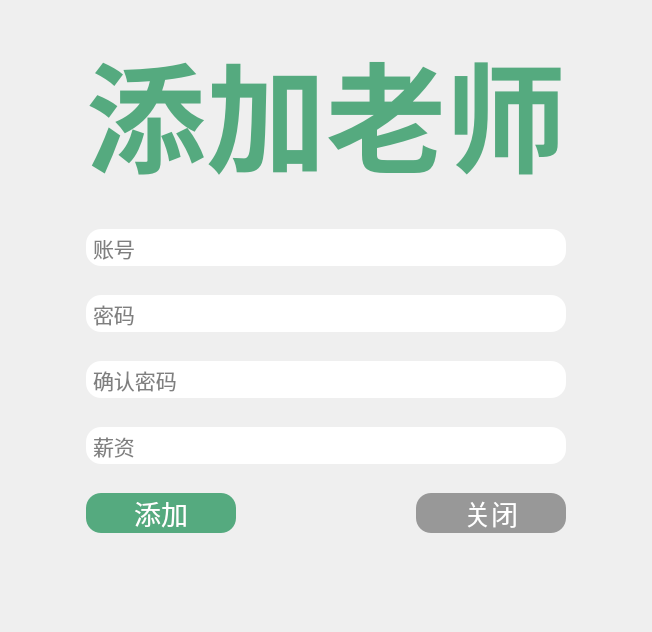
             <widget class="QWidget" name="page_6">
              <layout class="QHBoxLayout" name="horizontalLayout_23">
               <item>
                <layout class="QVBoxLayout" name="verticalLayout_11">
                 <item>
                  <spacer name="verticalSpacer_11">
                   <property name="orientation">
                    <enum>Qt::Vertical</enum>
                   </property>
                   <property name="sizeHint" stdset="0">
                    <size>
                     <width>630</width>
                     <height>13</height>
                    </size>
                   </property>
                  </spacer>
                 </item>
                 <item>
                  <layout class="QHBoxLayout" name="horizontalLayout_21">
                   <item>
                    <spacer name="horizontalSpacer_12">
                     <property name="orientation">
                      <enum>Qt::Horizontal</enum>
                     </property>
                     <property name="sizeHint" stdset="0">
                      <size>
                       <width>40</width>
                       <height>20</height>
                      </size>
                     </property>
                    </spacer>
                   </item>
                   <item>
                    <layout class="QVBoxLayout" name="verticalLayout_13">
                     <property name="spacing">
                      <number>29</number>
                     </property>
                     <item>
                      <widget class="QLabel" name="label_6">
                       <property name="font">
                        <font>
                         <family>微软雅黑</family>
                         <pointsize>90</pointsize>
                         <bold>true</bold>
                        </font>
                       </property>
                       <property name="styleSheet">
                        <string notr="true">color: rgb(85, 170, 127);</string>
                       </property>
                       <property name="text">
                        <string>添加老师</string>
                       </property>
                       <property name="alignment">
                        <set>Qt::AlignCenter</set>
                       </property>
                      </widget>
                     </item>
                     <item>
                      <widget class="QLineEdit" name="lineEdit_12">
                       <property name="font">
                        <font>
                         <pointsize>16</pointsize>
                        </font>
                       </property>
                       <property name="styleSheet">
                        <string notr="true">border-radius:15px;
padding:5px;
background-color: rgb(255, 255, 255);</string>
                       </property>
                       <property name="readOnly">
                        <bool>false</bool>
                       </property>
                       <property name="placeholderText">
                        <string>账号</string>
                       </property>
                      </widget>
                     </item>
                     <item>
                      <widget class="QLineEdit" name="lineEdit_13">
                       <property name="font">
                        <font>
                         <pointsize>16</pointsize>
                        </font>
                       </property>
                       <property name="styleSheet">
                        <string notr="true">border-radius:15px;
padding:5px;
background-color: rgb(255, 255, 255);</string>
                       </property>
                       <property name="text">
                        <string/>
                       </property>
                       <property name="echoMode">
                        <enum>QLineEdit::Password</enum>
                       </property>
                       <property name="cursorPosition">
                        <number>0</number>
                       </property>
                       <property name="placeholderText">
                        <string>密码</string>
                       </property>
                      </widget>
                     </item>
                     <item>
                      <widget class="QLineEdit" name="lineEdit_14">
                       <property name="font">
                        <font>
                         <pointsize>16</pointsize>
                        </font>
                       </property>
                       <property name="styleSheet">
                        <string notr="true">border-radius:15px;
padding:5px;
background-color: rgb(255, 255, 255);</string>
                       </property>
                       <property name="text">
                        <string/>
                       </property>
                       <property name="echoMode">
                        <enum>QLineEdit::Password</enum>
                       </property>
                       <property name="cursorPosition">
                        <number>0</number>
                       </property>
                       <property name="placeholderText">
                        <string>确认密码</string>
                       </property>
                      </widget>
                     </item>
                     <item>
                      <widget class="QLineEdit" name="lineEdit_15">
                       <property name="font">
                        <font>
                         <pointsize>16</pointsize>
                        </font>
                       </property>
                       <property name="styleSheet">
                        <string notr="true">border-radius:15px;
padding:5px;
background-color: rgb(255, 255, 255);</string>
                       </property>
                       <property name="text">
                        <string/>
                       </property>
                       <property name="echoMode">
                        <enum>QLineEdit::Normal</enum>
                       </property>
                       <property name="cursorPosition">
                        <number>0</number>
                       </property>
                       <property name="placeholderText">
                        <string>薪资</string>
                       </property>
                      </widget>
                     </item>
                     <item>
                      <layout class="QHBoxLayout" name="horizontalLayout_22">
                       <property name="spacing">
                        <number>180</number>
                       </property>
                       <property name="rightMargin">
                        <number>0</number>
                       </property>
                       <property name="bottomMargin">
                        <number>5</number>
                       </property>
                       <item>
                        <widget class="QPushButton" name="pushButton_12">
                         <property name="font">
                          <font>
                           <pointsize>20</pointsize>
                          </font>
                         </property>
                         <property name="styleSheet">
                          <string notr="true">QPushButton{
	border-radius:15px;
	color: rgb(255, 255, 255);
	background-color: rgb(85, 170, 127);
}

QPushButton:hover{
	background-color: rgb(95, 191, 141);
}

QPushButton:pressed{
	background-color: rgb(73, 147, 109);
}



</string>
                         </property>
                         <property name="text">
                          <string>添加</string>
                         </property>
                        </widget>
                       </item>
                       <item>
                        <widget class="QPushButton" name="pushButton_13">
                         <property name="font">
                          <font>
                           <pointsize>20</pointsize>
                          </font>
                         </property>
                         <property name="styleSheet">
                          <string notr="true">QPushButton{
	border-radius:15px;
	color: rgb(255, 255, 255);
	background-color: rgb(152, 152, 152);
}

QPushButton:hover{
	background-color: rgb(190, 190, 190);
}
QPushButton:pressed{
	
	background-color: rgb(131, 131, 131);
}</string>
                         </property>
                         <property name="text">
                          <string>关闭</string>
                         </property>
                        </widget>
                       </item>
                      </layout>
                     </item>
                    </layout>
                   </item>
                   <item>
                    <spacer name="horizontalSpacer_13">
                     <property name="orientation">
                      <enum>Qt::Horizontal</enum>
                     </property>
                     <property name="sizeHint" stdset="0">
                      <size>
                       <width>40</width>
                       <height>20</height>
                      </size>
                     </property>
                    </spacer>
                   </item>
                  </layout>
                 </item>
                 <item>
                  <spacer name="verticalSpacer_12">
                   <property name="orientation">
                    <enum>Qt::Vertical</enum>
                   </property>
                   <property name="sizeHint" stdset="0">
                    <size>
                     <width>630</width>
                     <height>83</height>
                    </size>
                   </property>
                  </spacer>
                 </item>
                </layout>
               </item>
              </layout>
             </widget>
